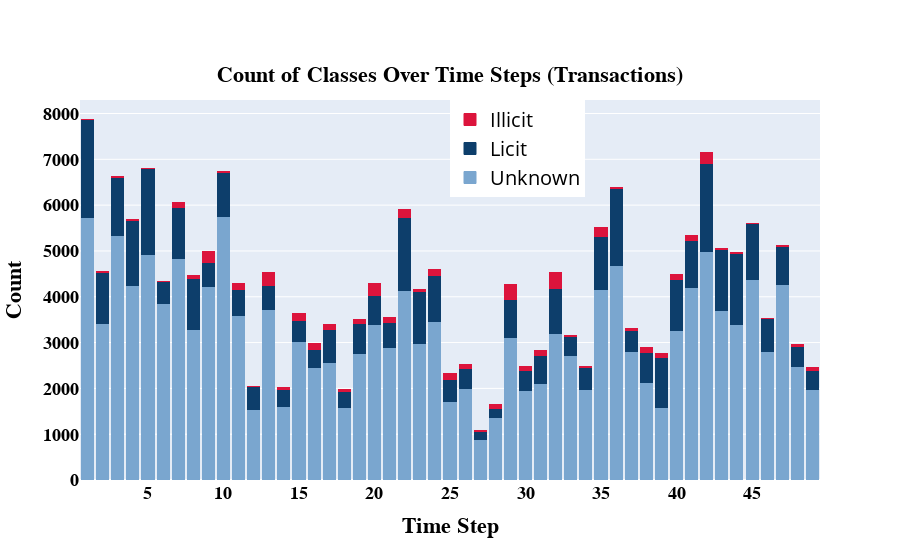

Source (notebook cell):
### Code cell
import plotly.graph_objects as go

x_list = list(range(1, 50))

fig = go.Figure(data=[
    go.Bar(name="Unknown", x=x_list, y=unknown_count[0], marker=dict(color='#7AA6CF',
                                                                     line=dict(color='#7AA6CF', width=1))),
    go.Bar(name="Licit", x=x_list, y=licit_count[0], marker=dict(color='#0D3E6B',
                                                                  line=dict(color='#0D3E6B', width=1))),
    go.Bar(name="Illicit", x=x_list, y=illicit_count[0], marker=dict(color='#DC143C',
                                                                     line=dict(color='#DC143C', width=1)))
])

fig.update_layout(
    barmode='stack',
    xaxis=dict(
        title='Time Step',
        titlefont=dict(size=22, family='Arial', color='black', weight='bold'),  # 加粗横轴标签
        tickfont=dict(size=18, family='Arial', color='black', weight='bold')  # 加粗横轴数字
    ),
    yaxis=dict(
        title='Count',
        titlefont=dict(size=22, family='Arial', color='black', weight='bold'),  # 加粗纵轴标签
        tickfont=dict(size=18, family='Arial', color='black', weight='bold')  # 加粗纵轴数字
    ),
    legend=dict(
        x=0.5,
        y=1.0,
        font=dict(
            size=20,
            #family='Arial',
            color='black',
            # weight='bold'  # 加粗图例文字
        )
    ),
    annotations=[
        dict(
            x=0.5,
            y=1.10,
            xref='paper',
            yref='paper',
            text='Count of Classes Over Time Steps (Transactions)',
            showarrow=False,
            font=dict(
                size=22,
                family='Arial',
                color='black',
                weight='bold' # 加粗标题
            )
        )
    ]
)

# 显示图表
fig.show()

### Figure 1 — Plotly figure (JSON) as saved in the notebook; plotly's stock layout.template omitted (floating-point values rounded to 4 significant figures)
{"data": [{"marker": {"color": "#7AA6CF", "line": {"color": "#7AA6CF", "width": 1}}, "name": "Unknown", "type": "bar", "x": [1, 2, 3, 4, 5, 6, 7, 8, 9, 10, 11, 12, 13, 14, 15, 16, 17, 18, 19, 20, 21, 22, 23, 24, 25, 26, 27, 28, 29, 30, 31, 32, 33, 34, 35, 36, 37, 38, 39, 40, 41, 42, 43, 44, 45, 46, 47, 48, 49], "y": [5733, 3427, 5342, 4253, 4921, 3843, 4845, 3292, 4218, 5755, 3600, 1541, 3719, 1605, 3021, 2445, 2574, 1587, 2761, 3391, 2896, 4131, 2978, 3466, 1720, 2006, 883, 1369, 3101, 1959, 2106, 3202, 2710, 1971, 4166, 4685, 2808, 2135, 1577, 3270, 4210, 4986, 3693, 3384, 4377, 2807, 4275, 2483, 1978]}, {"marker": {"color": "#0D3E6B", "line": {"color": "#0D3E6B", "width": 1}}, "name": "Licit", "type": "bar", "x": [1, 2, 3, 4, 5, 6, 7, 8, 9, 10, 11, 12, 13, 14, 15, 16, 17, 18, 19, 20, 21, 22, 23, 24, 25, 26, 27, 28, 29, 30, 31, 32, 33, 34, 35, 36, 37, 38, 39, 40, 41, 42, 43, 44, 45, 46, 47, 48, 49], "y": [2130, 1099, 1268, 1410, 1874, 480, 1101, 1098, 530, 954, 565, 490, 518, 374, 471, 402, 712, 337, 665, 640, 541, 1605, 1134, 989, 476, 421, 182, 199, 845, 441, 604, 981, 418, 478, 1159, 1675, 458, 645, 1102, 1099, 1016, 1915, 1346, 1567, 1216, 710, 824, 435, 420]}, {"marker": {"color": "#DC143C", "line": {"color": "#DC143C", "width": 1}}, "name": "Illicit", "type": "bar", "x": [1, 2, 3, 4, 5, 6, 7, 8, 9, 10, 11, 12, 13, 14, 15, 16, 17, 18, 19, 20, 21, 22, 23, 24, 25, 26, 27, 28, 29, 30, 31, 32, 33, 34, 35, 36, 37, 38, 39, 40, 41, 42, 43, 44, 45, 46, 47, 48, 49], "y": [17, 18, 11, 30, 8, 5, 102, 67, 248, 18, 131, 16, 291, 43, 147, 128, 99, 52, 80, 260, 100, 158, 53, 137, 118, 96, 24, 85, 329, 83, 106, 342, 23, 37, 182, 33, 40, 111, 81, 112, 116, 239, 24, 24, 5, 2, 22, 36, 56]}], "layout": {"annotations": [{"font": {"color": "black", "family": "Arial", "size": 22, "weight": "bold"}, "showarrow": false, "text": "Count of Classes Over Time Steps (Transactions)", "x": 0.5, "xref": "paper", "y": 1.1, "yref": "paper"}], "barmode": "stack", "legend": {"font": {"color": "black", "size": 20}, "x": 0.5, "y": 1}, "xaxis": {"tickfont": {"color": "black", "family": "Arial", "size": 18, "weight": "bold"}, "title": {"font": {"color": "black", "family": "Arial", "size": 22, "weight": "bold"}, "text": "Time Step"}}, "yaxis": {"tickfont": {"color": "black", "family": "Arial", "size": 18, "weight": "bold"}, "title": {"font": {"color": "black", "family": "Arial", "size": 22, "weight": "bold"}, "text": "Count"}}}}
